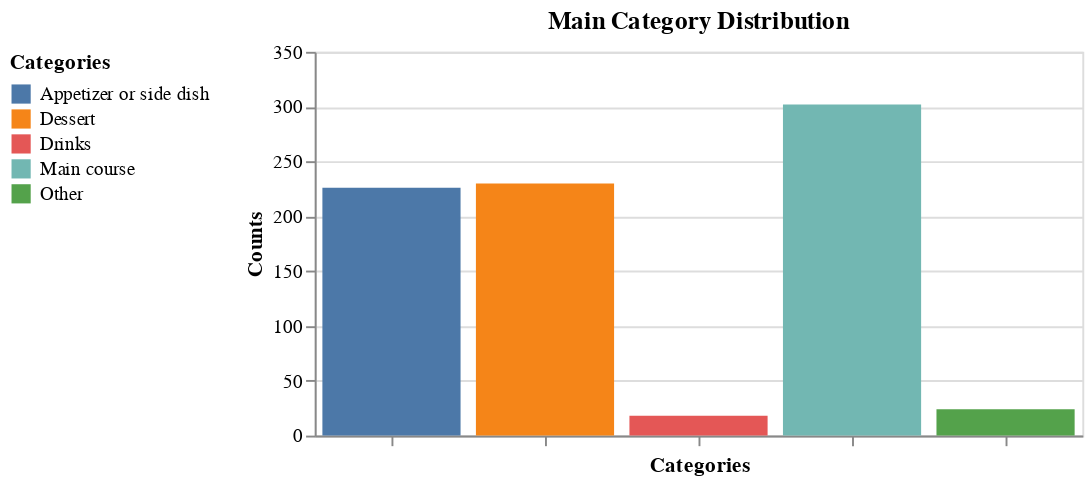

This figure's notebook cell:
### Code cell
chart

### Figure 1 — Vega-Lite specification as saved in the notebook (floating-point values rounded to 4 significant figures; data arrays with more than 128 entries replaced by an {"elided": "..."} marker saying what was removed)
{"config": {"view": {"continuousWidth": 400, "continuousHeight": 300}}, "data": {"name": "data-d9876158a46ae4b6e73c84bddf12f3c5"}, "mark": "bar", "encoding": {"color": {"type": "nominal", "field": "most_common", "legend": {"orient": "left", "title": "Categories"}}, "x": {"type": "nominal", "axis": {"labels": false, "title": "Categories"}, "field": "most_common"}, "y": {"type": "quantitative", "aggregate": "count", "axis": {"title": "Counts"}}}, "height": 200, "title": "Main Category Distribution", "width": 400, "$schema": "https://vega.github.io/schema/vega-lite/v4.8.1.json", "datasets": {"data-d9876158a46ae4b6e73c84bddf12f3c5": {"elided": "800 records"}}}
